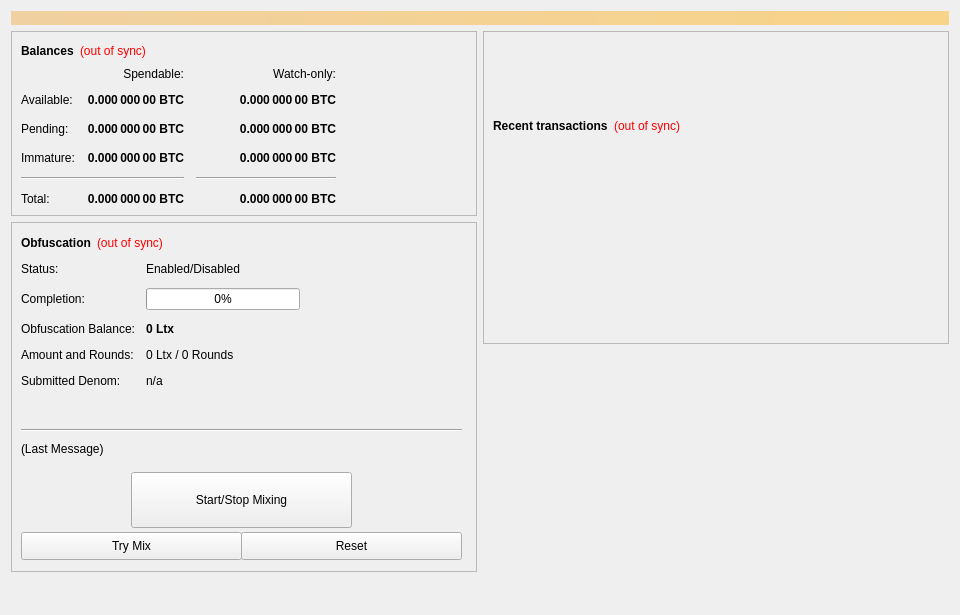
<?xml version="1.0" encoding="UTF-8"?>
<ui version="4.0">
 <class>OverviewPage</class>
 <widget class="QWidget" name="OverviewPage">
  <property name="geometry">
   <rect>
    <x>0</x>
    <y>0</y>
    <width>960</width>
    <height>615</height>
   </rect>
  </property>
  <property name="minimumSize">
   <size>
    <width>960</width>
    <height>0</height>
   </size>
  </property>
  <property name="windowTitle">
   <string>Form</string>
  </property>
  <layout class="QVBoxLayout" name="topLayout">
   <item>
    <widget class="QLabel" name="labelAlerts">
     <property name="visible">
      <bool>false</bool>
     </property>
     <property name="styleSheet">
      <string notr="true">background-color: qlineargradient(x1: 0, y1: 0, x2: 1, y2: 0, stop:0 #F0D0A0, stop:1 #F8D488); color:#000000;</string>
     </property>
     <property name="wordWrap">
      <bool>true</bool>
     </property>
     <property name="margin">
      <number>3</number>
     </property>
    </widget>
   </item>
   <item>
    <layout class="QHBoxLayout" name="horizontalLayout" stretch="1,1">
     <item>
      <layout class="QVBoxLayout" name="verticalLayout_2">
       <item>
        <widget class="QFrame" name="frame">
         <property name="frameShape">
          <enum>QFrame::StyledPanel</enum>
         </property>
         <property name="frameShadow">
          <enum>QFrame::Raised</enum>
         </property>
         <layout class="QVBoxLayout" name="verticalLayout_4">
          <item>
           <layout class="QHBoxLayout" name="horizontalLayout_4">
            <item>
             <widget class="QLabel" name="label_5">
              <property name="font">
               <font>
                <weight>75</weight>
                <bold>true</bold>
               </font>
              </property>
              <property name="text">
               <string>Balances</string>
              </property>
             </widget>
            </item>
            <item>
             <widget class="QLabel" name="labelWalletStatus">
              <property name="cursor">
               <cursorShape>WhatsThisCursor</cursorShape>
              </property>
              <property name="toolTip">
               <string>The displayed information may be out of date. Your wallet automatically synchronizes with the LTX network after a connection is established, but this process has not completed yet.</string>
              </property>
              <property name="styleSheet">
               <string notr="true">QLabel { color: red; }</string>
              </property>
              <property name="text">
               <string notr="true">(out of sync)</string>
              </property>
              <property name="alignment">
               <set>Qt::AlignLeading|Qt::AlignLeft|Qt::AlignVCenter</set>
              </property>
             </widget>
            </item>
            <item>
             <spacer name="horizontalSpacer_3">
              <property name="orientation">
               <enum>Qt::Horizontal</enum>
              </property>
              <property name="sizeHint" stdset="0">
               <size>
                <width>40</width>
                <height>20</height>
               </size>
              </property>
             </spacer>
            </item>
           </layout>
          </item>
          <item>
           <layout class="QGridLayout" name="gridLayout">
            <property name="spacing">
             <number>12</number>
            </property>
            <item row="2" column="2">
             <widget class="QLabel" name="labelWatchPending">
              <property name="font">
               <font>
                <weight>75</weight>
                <bold>true</bold>
               </font>
              </property>
              <property name="cursor">
               <cursorShape>IBeamCursor</cursorShape>
              </property>
              <property name="toolTip">
               <string>Unconfirmed transactions to watch-only addresses</string>
              </property>
              <property name="text">
               <string notr="true">0.000 000 00 BTC</string>
              </property>
              <property name="alignment">
               <set>Qt::AlignRight|Qt::AlignTrailing|Qt::AlignVCenter</set>
              </property>
              <property name="textInteractionFlags">
               <set>Qt::LinksAccessibleByMouse|Qt::TextSelectableByKeyboard|Qt::TextSelectableByMouse</set>
              </property>
             </widget>
            </item>
            <item row="2" column="1">
             <widget class="QLabel" name="labelUnconfirmed">
              <property name="font">
               <font>
                <weight>75</weight>
                <bold>true</bold>
               </font>
              </property>
              <property name="cursor">
               <cursorShape>IBeamCursor</cursorShape>
              </property>
              <property name="toolTip">
               <string>Total of transactions that have yet to be confirmed, and do not yet count toward the spendable balance</string>
              </property>
              <property name="text">
               <string notr="true">0.000 000 00 BTC</string>
              </property>
              <property name="alignment">
               <set>Qt::AlignRight|Qt::AlignTrailing|Qt::AlignVCenter</set>
              </property>
              <property name="textInteractionFlags">
               <set>Qt::LinksAccessibleByMouse|Qt::TextSelectableByKeyboard|Qt::TextSelectableByMouse</set>
              </property>
             </widget>
            </item>
            <item row="3" column="2">
             <widget class="QLabel" name="labelWatchImmature">
              <property name="font">
               <font>
                <weight>75</weight>
                <bold>true</bold>
               </font>
              </property>
              <property name="cursor">
               <cursorShape>IBeamCursor</cursorShape>
              </property>
              <property name="toolTip">
               <string>Staked or masternode rewards in watch-only addresses that has not yet matured</string>
              </property>
              <property name="text">
               <string notr="true">0.000 000 00 BTC</string>
              </property>
              <property name="alignment">
               <set>Qt::AlignRight|Qt::AlignTrailing|Qt::AlignVCenter</set>
              </property>
              <property name="textInteractionFlags">
               <set>Qt::LinksAccessibleByMouse|Qt::TextSelectableByKeyboard|Qt::TextSelectableByMouse</set>
              </property>
             </widget>
            </item>
            <item row="4" column="0" colspan="2">
             <widget class="Line" name="lineSpendableBalance">
              <property name="orientation">
               <enum>Qt::Horizontal</enum>
              </property>
             </widget>
            </item>
            <item row="4" column="2">
             <widget class="Line" name="lineWatchBalance">
              <property name="sizePolicy">
               <sizepolicy hsizetype="Preferred" vsizetype="Fixed">
                <horstretch>0</horstretch>
                <verstretch>0</verstretch>
               </sizepolicy>
              </property>
              <property name="minimumSize">
               <size>
                <width>140</width>
                <height>0</height>
               </size>
              </property>
              <property name="orientation">
               <enum>Qt::Horizontal</enum>
              </property>
             </widget>
            </item>
            <item row="5" column="0">
             <widget class="QLabel" name="labelTotalText">
              <property name="text">
               <string>Total:</string>
              </property>
             </widget>
            </item>
            <item row="3" column="1">
             <widget class="QLabel" name="labelImmature">
              <property name="font">
               <font>
                <weight>75</weight>
                <bold>true</bold>
               </font>
              </property>
              <property name="cursor">
               <cursorShape>IBeamCursor</cursorShape>
              </property>
              <property name="toolTip">
               <string>Staked or masternode rewards that has not yet matured</string>
              </property>
              <property name="text">
               <string notr="true">0.000 000 00 BTC</string>
              </property>
              <property name="alignment">
               <set>Qt::AlignRight|Qt::AlignTrailing|Qt::AlignVCenter</set>
              </property>
              <property name="textInteractionFlags">
               <set>Qt::LinksAccessibleByMouse|Qt::TextSelectableByKeyboard|Qt::TextSelectableByMouse</set>
              </property>
             </widget>
            </item>
            <item row="2" column="3">
             <spacer name="horizontalSpacer_2">
              <property name="orientation">
               <enum>Qt::Horizontal</enum>
              </property>
              <property name="sizeHint" stdset="0">
               <size>
                <width>40</width>
                <height>20</height>
               </size>
              </property>
             </spacer>
            </item>
            <item row="3" column="0">
             <widget class="QLabel" name="labelImmatureText">
              <property name="text">
               <string>Immature:</string>
              </property>
             </widget>
            </item>
            <item row="5" column="1">
             <widget class="QLabel" name="labelTotal">
              <property name="font">
               <font>
                <weight>75</weight>
                <bold>true</bold>
               </font>
              </property>
              <property name="cursor">
               <cursorShape>IBeamCursor</cursorShape>
              </property>
              <property name="toolTip">
               <string>Your current total balance</string>
              </property>
              <property name="text">
               <string notr="true">0.000 000 00 BTC</string>
              </property>
              <property name="alignment">
               <set>Qt::AlignRight|Qt::AlignTrailing|Qt::AlignVCenter</set>
              </property>
              <property name="textInteractionFlags">
               <set>Qt::LinksAccessibleByMouse|Qt::TextSelectableByKeyboard|Qt::TextSelectableByMouse</set>
              </property>
             </widget>
            </item>
            <item row="5" column="2">
             <widget class="QLabel" name="labelWatchTotal">
              <property name="font">
               <font>
                <weight>75</weight>
                <bold>true</bold>
               </font>
              </property>
              <property name="cursor">
               <cursorShape>IBeamCursor</cursorShape>
              </property>
              <property name="toolTip">
               <string>Current total balance in watch-only addresses</string>
              </property>
              <property name="text">
               <string notr="true">0.000 000 00 BTC</string>
              </property>
              <property name="alignment">
               <set>Qt::AlignRight|Qt::AlignTrailing|Qt::AlignVCenter</set>
              </property>
              <property name="textInteractionFlags">
               <set>Qt::LinksAccessibleByMouse|Qt::TextSelectableByKeyboard|Qt::TextSelectableByMouse</set>
              </property>
             </widget>
            </item>
            <item row="0" column="2">
             <widget class="QLabel" name="labelWatchonly">
              <property name="text">
               <string>Watch-only:</string>
              </property>
              <property name="alignment">
               <set>Qt::AlignRight|Qt::AlignTrailing|Qt::AlignVCenter</set>
              </property>
             </widget>
            </item>
            <item row="1" column="0">
             <widget class="QLabel" name="labelBalanceText">
              <property name="text">
               <string>Available:</string>
              </property>
             </widget>
            </item>
            <item row="1" column="1">
             <widget class="QLabel" name="labelBalance">
              <property name="font">
               <font>
                <weight>75</weight>
                <bold>true</bold>
               </font>
              </property>
              <property name="cursor">
               <cursorShape>IBeamCursor</cursorShape>
              </property>
              <property name="toolTip">
               <string>Your current spendable balance</string>
              </property>
              <property name="text">
               <string notr="true">0.000 000 00 BTC</string>
              </property>
              <property name="alignment">
               <set>Qt::AlignRight|Qt::AlignTrailing|Qt::AlignVCenter</set>
              </property>
              <property name="textInteractionFlags">
               <set>Qt::LinksAccessibleByMouse|Qt::TextSelectableByKeyboard|Qt::TextSelectableByMouse</set>
              </property>
             </widget>
            </item>
            <item row="1" column="2">
             <widget class="QLabel" name="labelWatchAvailable">
              <property name="font">
               <font>
                <weight>75</weight>
                <bold>true</bold>
               </font>
              </property>
              <property name="cursor">
               <cursorShape>IBeamCursor</cursorShape>
              </property>
              <property name="toolTip">
               <string>Your current balance in watch-only addresses</string>
              </property>
              <property name="text">
               <string notr="true">0.000 000 00 BTC</string>
              </property>
              <property name="alignment">
               <set>Qt::AlignRight|Qt::AlignTrailing|Qt::AlignVCenter</set>
              </property>
              <property name="textInteractionFlags">
               <set>Qt::LinksAccessibleByMouse|Qt::TextSelectableByKeyboard|Qt::TextSelectableByMouse</set>
              </property>
             </widget>
            </item>
            <item row="2" column="0">
             <widget class="QLabel" name="labelPendingText">
              <property name="text">
               <string>Pending:</string>
              </property>
             </widget>
            </item>
            <item row="0" column="1">
             <widget class="QLabel" name="labelSpendable">
              <property name="text">
               <string>Spendable:</string>
              </property>
              <property name="alignment">
               <set>Qt::AlignRight|Qt::AlignTrailing|Qt::AlignVCenter</set>
              </property>
             </widget>
            </item>
           </layout>
          </item>
         </layout>
        </widget>
       </item>
       <item>
        <widget class="QFrame" name="frameObfuscation">
         <property name="minimumSize">
          <size>
           <width>0</width>
           <height>350</height>
          </size>
         </property>
         <property name="layoutDirection">
          <enum>Qt::LeftToRight</enum>
         </property>
         <property name="frameShape">
          <enum>QFrame::StyledPanel</enum>
         </property>
         <property name="frameShadow">
          <enum>QFrame::Raised</enum>
         </property>
         <widget class="QWidget" name="formLayoutWidget">
          <property name="geometry">
           <rect>
            <x>10</x>
            <y>40</y>
            <width>451</width>
            <height>161</height>
           </rect>
          </property>
          <layout class="QFormLayout" name="formLayout">
           <property name="fieldGrowthPolicy">
            <enum>QFormLayout::AllNonFixedFieldsGrow</enum>
           </property>
           <property name="horizontalSpacing">
            <number>11</number>
           </property>
           <property name="verticalSpacing">
            <number>12</number>
           </property>
           <item row="0" column="0">
            <widget class="QLabel" name="label_6">
             <property name="text">
              <string>Status:</string>
             </property>
            </widget>
           </item>
           <item row="1" column="0">
            <widget class="QLabel" name="label_7">
             <property name="text">
              <string>Completion:</string>
             </property>
            </widget>
           </item>
           <item row="1" column="1">
            <widget class="QProgressBar" name="obfuscationProgress">
             <property name="maximumSize">
              <size>
               <width>154</width>
               <height>16777215</height>
              </size>
             </property>
             <property name="value">
              <number>0</number>
             </property>
            </widget>
           </item>
           <item row="2" column="0">
            <widget class="QLabel" name="labelAnonymizedText">
             <property name="text">
              <string>Obfuscation Balance:</string>
             </property>
            </widget>
           </item>
           <item row="2" column="1">
            <widget class="QLabel" name="labelAnonymized">
             <property name="font">
              <font>
               <weight>75</weight>
               <bold>true</bold>
              </font>
             </property>
             <property name="text">
              <string notr="true">0 Ltx</string>
             </property>
            </widget>
           </item>
           <item row="3" column="0">
            <widget class="QLabel" name="label_8">
             <property name="text">
              <string>Amount and Rounds:</string>
             </property>
            </widget>
           </item>
           <item row="3" column="1">
            <widget class="QLabel" name="labelAmountRounds">
             <property name="text">
              <string>0 Ltx / 0 Rounds</string>
             </property>
            </widget>
           </item>
           <item row="4" column="0">
            <widget class="QLabel" name="label_9">
             <property name="text">
              <string>Submitted Denom:</string>
             </property>
            </widget>
           </item>
           <item row="4" column="1">
            <widget class="QLabel" name="labelSubmittedDenom">
             <property name="toolTip">
              <string>The denominations you submitted to the Masternode.&lt;br&gt;To mix, other users must submit the exact same denominations.</string>
             </property>
             <property name="text">
              <string>n/a</string>
             </property>
            </widget>
           </item>
           <item row="0" column="1">
            <widget class="QLabel" name="obfuscationEnabled">
             <property name="text">
              <string>Enabled/Disabled</string>
             </property>
            </widget>
           </item>
          </layout>
         </widget>
         <widget class="QPushButton" name="runAutoDenom">
          <property name="geometry">
           <rect>
            <x>251</x>
            <y>17</y>
            <width>1</width>
            <height>1</height>
           </rect>
          </property>
          <property name="palette">
           <palette>
            <active>
             <colorrole role="WindowText">
              <brush brushstyle="SolidPattern">
               <color alpha="255">
                <red>0</red>
                <green>0</green>
                <blue>0</blue>
               </color>
              </brush>
             </colorrole>
             <colorrole role="Button">
              <brush brushstyle="SolidPattern">
               <color alpha="255">
                <red>239</red>
                <green>238</green>
                <blue>238</blue>
               </color>
              </brush>
             </colorrole>
             <colorrole role="Light">
              <brush brushstyle="SolidPattern">
               <color alpha="255">
                <red>255</red>
                <green>255</green>
                <blue>255</blue>
               </color>
              </brush>
             </colorrole>
             <colorrole role="Midlight">
              <brush brushstyle="SolidPattern">
               <color alpha="255">
                <red>247</red>
                <green>246</green>
                <blue>246</blue>
               </color>
              </brush>
             </colorrole>
             <colorrole role="Dark">
              <brush brushstyle="SolidPattern">
               <color alpha="255">
                <red>119</red>
                <green>119</green>
                <blue>119</blue>
               </color>
              </brush>
             </colorrole>
             <colorrole role="Mid">
              <brush brushstyle="SolidPattern">
               <color alpha="255">
                <red>159</red>
                <green>159</green>
                <blue>159</blue>
               </color>
              </brush>
             </colorrole>
             <colorrole role="Text">
              <brush brushstyle="SolidPattern">
               <color alpha="255">
                <red>0</red>
                <green>0</green>
                <blue>0</blue>
               </color>
              </brush>
             </colorrole>
             <colorrole role="BrightText">
              <brush brushstyle="SolidPattern">
               <color alpha="255">
                <red>255</red>
                <green>255</green>
                <blue>255</blue>
               </color>
              </brush>
             </colorrole>
             <colorrole role="ButtonText">
              <brush brushstyle="SolidPattern">
               <color alpha="255">
                <red>0</red>
                <green>0</green>
                <blue>0</blue>
               </color>
              </brush>
             </colorrole>
             <colorrole role="Base">
              <brush brushstyle="SolidPattern">
               <color alpha="255">
                <red>255</red>
                <green>255</green>
                <blue>255</blue>
               </color>
              </brush>
             </colorrole>
             <colorrole role="Window">
              <brush brushstyle="SolidPattern">
               <color alpha="255">
                <red>239</red>
                <green>238</green>
                <blue>238</blue>
               </color>
              </brush>
             </colorrole>
             <colorrole role="Shadow">
              <brush brushstyle="SolidPattern">
               <color alpha="255">
                <red>0</red>
                <green>0</green>
                <blue>0</blue>
               </color>
              </brush>
             </colorrole>
             <colorrole role="AlternateBase">
              <brush brushstyle="SolidPattern">
               <color alpha="255">
                <red>247</red>
                <green>246</green>
                <blue>246</blue>
               </color>
              </brush>
             </colorrole>
             <colorrole role="ToolTipBase">
              <brush brushstyle="SolidPattern">
               <color alpha="255">
                <red>255</red>
                <green>255</green>
                <blue>220</blue>
               </color>
              </brush>
             </colorrole>
             <colorrole role="ToolTipText">
              <brush brushstyle="SolidPattern">
               <color alpha="255">
                <red>0</red>
                <green>0</green>
                <blue>0</blue>
               </color>
              </brush>
             </colorrole>
            </active>
            <inactive>
             <colorrole role="WindowText">
              <brush brushstyle="SolidPattern">
               <color alpha="255">
                <red>0</red>
                <green>0</green>
                <blue>0</blue>
               </color>
              </brush>
             </colorrole>
             <colorrole role="Button">
              <brush brushstyle="SolidPattern">
               <color alpha="255">
                <red>239</red>
                <green>238</green>
                <blue>238</blue>
               </color>
              </brush>
             </colorrole>
             <colorrole role="Light">
              <brush brushstyle="SolidPattern">
               <color alpha="255">
                <red>255</red>
                <green>255</green>
                <blue>255</blue>
               </color>
              </brush>
             </colorrole>
             <colorrole role="Midlight">
              <brush brushstyle="SolidPattern">
               <color alpha="255">
                <red>247</red>
                <green>246</green>
                <blue>246</blue>
               </color>
              </brush>
             </colorrole>
             <colorrole role="Dark">
              <brush brushstyle="SolidPattern">
               <color alpha="255">
                <red>119</red>
                <green>119</green>
                <blue>119</blue>
               </color>
              </brush>
             </colorrole>
             <colorrole role="Mid">
              <brush brushstyle="SolidPattern">
               <color alpha="255">
                <red>159</red>
                <green>159</green>
                <blue>159</blue>
               </color>
              </brush>
             </colorrole>
             <colorrole role="Text">
              <brush brushstyle="SolidPattern">
               <color alpha="255">
                <red>0</red>
                <green>0</green>
                <blue>0</blue>
               </color>
              </brush>
             </colorrole>
             <colorrole role="BrightText">
              <brush brushstyle="SolidPattern">
               <color alpha="255">
                <red>255</red>
                <green>255</green>
                <blue>255</blue>
               </color>
              </brush>
             </colorrole>
             <colorrole role="ButtonText">
              <brush brushstyle="SolidPattern">
               <color alpha="255">
                <red>0</red>
                <green>0</green>
                <blue>0</blue>
               </color>
              </brush>
             </colorrole>
             <colorrole role="Base">
              <brush brushstyle="SolidPattern">
               <color alpha="255">
                <red>255</red>
                <green>255</green>
                <blue>255</blue>
               </color>
              </brush>
             </colorrole>
             <colorrole role="Window">
              <brush brushstyle="SolidPattern">
               <color alpha="255">
                <red>239</red>
                <green>238</green>
                <blue>238</blue>
               </color>
              </brush>
             </colorrole>
             <colorrole role="Shadow">
              <brush brushstyle="SolidPattern">
               <color alpha="255">
                <red>0</red>
                <green>0</green>
                <blue>0</blue>
               </color>
              </brush>
             </colorrole>
             <colorrole role="AlternateBase">
              <brush brushstyle="SolidPattern">
               <color alpha="255">
                <red>247</red>
                <green>246</green>
                <blue>246</blue>
               </color>
              </brush>
             </colorrole>
             <colorrole role="ToolTipBase">
              <brush brushstyle="SolidPattern">
               <color alpha="255">
                <red>255</red>
                <green>255</green>
                <blue>220</blue>
               </color>
              </brush>
             </colorrole>
             <colorrole role="ToolTipText">
              <brush brushstyle="SolidPattern">
               <color alpha="255">
                <red>0</red>
                <green>0</green>
                <blue>0</blue>
               </color>
              </brush>
             </colorrole>
            </inactive>
            <disabled>
             <colorrole role="WindowText">
              <brush brushstyle="SolidPattern">
               <color alpha="255">
                <red>119</red>
                <green>119</green>
                <blue>119</blue>
               </color>
              </brush>
             </colorrole>
             <colorrole role="Button">
              <brush brushstyle="SolidPattern">
               <color alpha="255">
                <red>239</red>
                <green>238</green>
                <blue>238</blue>
               </color>
              </brush>
             </colorrole>
             <colorrole role="Light">
              <brush brushstyle="SolidPattern">
               <color alpha="255">
                <red>255</red>
                <green>255</green>
                <blue>255</blue>
               </color>
              </brush>
             </colorrole>
             <colorrole role="Midlight">
              <brush brushstyle="SolidPattern">
               <color alpha="255">
                <red>247</red>
                <green>246</green>
                <blue>246</blue>
               </color>
              </brush>
             </colorrole>
             <colorrole role="Dark">
              <brush brushstyle="SolidPattern">
               <color alpha="255">
                <red>119</red>
                <green>119</green>
                <blue>119</blue>
               </color>
              </brush>
             </colorrole>
             <colorrole role="Mid">
              <brush brushstyle="SolidPattern">
               <color alpha="255">
                <red>159</red>
                <green>159</green>
                <blue>159</blue>
               </color>
              </brush>
             </colorrole>
             <colorrole role="Text">
              <brush brushstyle="SolidPattern">
               <color alpha="255">
                <red>119</red>
                <green>119</green>
                <blue>119</blue>
               </color>
              </brush>
             </colorrole>
             <colorrole role="BrightText">
              <brush brushstyle="SolidPattern">
               <color alpha="255">
                <red>255</red>
                <green>255</green>
                <blue>255</blue>
               </color>
              </brush>
             </colorrole>
             <colorrole role="ButtonText">
              <brush brushstyle="SolidPattern">
               <color alpha="255">
                <red>119</red>
                <green>119</green>
                <blue>119</blue>
               </color>
              </brush>
             </colorrole>
             <colorrole role="Base">
              <brush brushstyle="SolidPattern">
               <color alpha="255">
                <red>239</red>
                <green>238</green>
                <blue>238</blue>
               </color>
              </brush>
             </colorrole>
             <colorrole role="Window">
              <brush brushstyle="SolidPattern">
               <color alpha="255">
                <red>239</red>
                <green>238</green>
                <blue>238</blue>
               </color>
              </brush>
             </colorrole>
             <colorrole role="Shadow">
              <brush brushstyle="SolidPattern">
               <color alpha="255">
                <red>0</red>
                <green>0</green>
                <blue>0</blue>
               </color>
              </brush>
             </colorrole>
             <colorrole role="AlternateBase">
              <brush brushstyle="SolidPattern">
               <color alpha="255">
                <red>239</red>
                <green>238</green>
                <blue>238</blue>
               </color>
              </brush>
             </colorrole>
             <colorrole role="ToolTipBase">
              <brush brushstyle="SolidPattern">
               <color alpha="255">
                <red>255</red>
                <green>255</green>
                <blue>220</blue>
               </color>
              </brush>
             </colorrole>
             <colorrole role="ToolTipText">
              <brush brushstyle="SolidPattern">
               <color alpha="255">
                <red>0</red>
                <green>0</green>
                <blue>0</blue>
               </color>
              </brush>
             </colorrole>
            </disabled>
           </palette>
          </property>
          <property name="focusPolicy">
           <enum>Qt::NoFocus</enum>
          </property>
          <property name="autoFillBackground">
           <bool>true</bool>
          </property>
          <property name="text">
           <string/>
          </property>
          <property name="flat">
           <bool>true</bool>
          </property>
         </widget>
         <widget class="QPushButton" name="toggleObfuscation">
          <property name="geometry">
           <rect>
            <x>120</x>
            <y>250</y>
            <width>221</width>
            <height>56</height>
           </rect>
          </property>
          <property name="sizePolicy">
           <sizepolicy hsizetype="MinimumExpanding" vsizetype="Fixed">
            <horstretch>0</horstretch>
            <verstretch>0</verstretch>
           </sizepolicy>
          </property>
          <property name="text">
           <string>Start/Stop Mixing</string>
          </property>
         </widget>
         <widget class="Line" name="lineLastMessage">
          <property name="geometry">
           <rect>
            <x>10</x>
            <y>200</y>
            <width>441</width>
            <height>16</height>
           </rect>
          </property>
          <property name="orientation">
           <enum>Qt::Horizontal</enum>
          </property>
         </widget>
         <widget class="QLabel" name="obfuscationStatus">
          <property name="geometry">
           <rect>
            <x>10</x>
            <y>220</y>
            <width>451</width>
            <height>61</height>
           </rect>
          </property>
          <property name="minimumSize">
           <size>
            <width>288</width>
            <height>43</height>
           </size>
          </property>
          <property name="text">
           <string>(Last Message)</string>
          </property>
          <property name="alignment">
           <set>Qt::AlignLeading|Qt::AlignLeft|Qt::AlignTop</set>
          </property>
          <property name="wordWrap">
           <bool>true</bool>
          </property>
         </widget>
         <widget class="QPushButton" name="obfuscationAuto">
          <property name="geometry">
           <rect>
            <x>10</x>
            <y>310</y>
            <width>221</width>
            <height>28</height>
           </rect>
          </property>
          <property name="sizePolicy">
           <sizepolicy hsizetype="MinimumExpanding" vsizetype="Fixed">
            <horstretch>0</horstretch>
            <verstretch>0</verstretch>
           </sizepolicy>
          </property>
          <property name="toolTip">
           <string>Try to manually submit a Obfuscation request.</string>
          </property>
          <property name="text">
           <string>Try Mix</string>
          </property>
         </widget>
         <widget class="QPushButton" name="obfuscationReset">
          <property name="geometry">
           <rect>
            <x>230</x>
            <y>310</y>
            <width>221</width>
            <height>28</height>
           </rect>
          </property>
          <property name="sizePolicy">
           <sizepolicy hsizetype="MinimumExpanding" vsizetype="Fixed">
            <horstretch>0</horstretch>
            <verstretch>0</verstretch>
           </sizepolicy>
          </property>
          <property name="toolTip">
           <string>Reset the current status of Obfuscation (can interrupt Obfuscation if it's in the process of Mixing, which can cost you money!)</string>
          </property>
          <property name="autoFillBackground">
           <bool>false</bool>
          </property>
          <property name="text">
           <string>Reset</string>
          </property>
         </widget>
         <widget class="QWidget" name="layoutWidget">
          <property name="geometry">
           <rect>
            <x>10</x>
            <y>10</y>
            <width>431</width>
            <height>22</height>
           </rect>
          </property>
          <layout class="QHBoxLayout" name="horizontalLayout_5">
           <item>
            <widget class="QLabel" name="label_2">
             <property name="font">
              <font>
               <weight>75</weight>
               <bold>true</bold>
              </font>
             </property>
             <property name="text">
              <string>Obfuscation</string>
             </property>
            </widget>
           </item>
           <item>
            <widget class="QLabel" name="labelObfuscationSyncStatus">
             <property name="toolTip">
              <string>The displayed information may be out of date. Your wallet automatically synchronizes with the LTX network after a connection is established, but this process has not completed yet.</string>
             </property>
             <property name="styleSheet">
              <string notr="true">QLabel { color: red; }</string>
             </property>
             <property name="text">
              <string notr="true">(out of sync)</string>
             </property>
             <property name="alignment">
              <set>Qt::AlignLeading|Qt::AlignLeft|Qt::AlignVCenter</set>
             </property>
            </widget>
           </item>
           <item>
            <spacer name="horizontalSpacer_4">
             <property name="orientation">
              <enum>Qt::Horizontal</enum>
             </property>
             <property name="sizeHint" stdset="0">
              <size>
               <width>40</width>
               <height>20</height>
              </size>
             </property>
            </spacer>
           </item>
          </layout>
         </widget>
        </widget>
       </item>
       <item>
        <spacer name="verticalSpacer">
         <property name="orientation">
          <enum>Qt::Vertical</enum>
         </property>
         <property name="sizeHint" stdset="0">
          <size>
           <width>20</width>
           <height>40</height>
          </size>
         </property>
        </spacer>
       </item>
      </layout>
     </item>
     <item>
      <layout class="QVBoxLayout" name="verticalLayout_3">
       <item>
        <widget class="QFrame" name="frame_2">
         <property name="frameShape">
          <enum>QFrame::StyledPanel</enum>
         </property>
         <property name="frameShadow">
          <enum>QFrame::Raised</enum>
         </property>
         <layout class="QVBoxLayout" name="verticalLayout">
          <item>
           <spacer name="verticalSpacer_3">
            <property name="orientation">
             <enum>Qt::Vertical</enum>
            </property>
            <property name="sizeType">
             <enum>QSizePolicy::Fixed</enum>
            </property>
            <property name="sizeHint" stdset="0">
             <size>
              <width>20</width>
              <height>75</height>
             </size>
            </property>
           </spacer>
          </item>
          <item>
           <layout class="QHBoxLayout" name="horizontalLayout_2">
            <item>
             <widget class="QLabel" name="label_4">
              <property name="font">
               <font>
                <weight>75</weight>
                <bold>true</bold>
               </font>
              </property>
              <property name="text">
               <string>Recent transactions</string>
              </property>
             </widget>
            </item>
            <item>
             <widget class="QLabel" name="labelTransactionsStatus">
              <property name="cursor">
               <cursorShape>WhatsThisCursor</cursorShape>
              </property>
              <property name="toolTip">
               <string>The displayed information may be out of date. Your wallet automatically synchronizes with the LTX network after a connection is established, but this process has not completed yet.</string>
              </property>
              <property name="styleSheet">
               <string notr="true">QLabel { color: red; }</string>
              </property>
              <property name="text">
               <string notr="true">(out of sync)</string>
              </property>
              <property name="alignment">
               <set>Qt::AlignRight|Qt::AlignTrailing|Qt::AlignVCenter</set>
              </property>
             </widget>
            </item>
            <item>
             <spacer name="horizontalSpacer">
              <property name="orientation">
               <enum>Qt::Horizontal</enum>
              </property>
              <property name="sizeHint" stdset="0">
               <size>
                <width>40</width>
                <height>20</height>
               </size>
              </property>
             </spacer>
            </item>
           </layout>
          </item>
          <item>
           <widget class="QListView" name="listTransactions">
            <property name="styleSheet">
             <string notr="true">QListView { background: transparent; }</string>
            </property>
            <property name="frameShape">
             <enum>QFrame::NoFrame</enum>
            </property>
            <property name="verticalScrollBarPolicy">
             <enum>Qt::ScrollBarAlwaysOff</enum>
            </property>
            <property name="horizontalScrollBarPolicy">
             <enum>Qt::ScrollBarAlwaysOff</enum>
            </property>
            <property name="selectionMode">
             <enum>QAbstractItemView::NoSelection</enum>
            </property>
           </widget>
          </item>
         </layout>
        </widget>
       </item>
       <item>
        <spacer name="verticalSpacer_2">
         <property name="orientation">
          <enum>Qt::Vertical</enum>
         </property>
         <property name="sizeType">
          <enum>QSizePolicy::Expanding</enum>
         </property>
         <property name="sizeHint" stdset="0">
          <size>
           <width>20</width>
           <height>40</height>
          </size>
         </property>
        </spacer>
       </item>
      </layout>
     </item>
    </layout>
   </item>
  </layout>
 </widget>
 <resources/>
 <connections/>
</ui>
